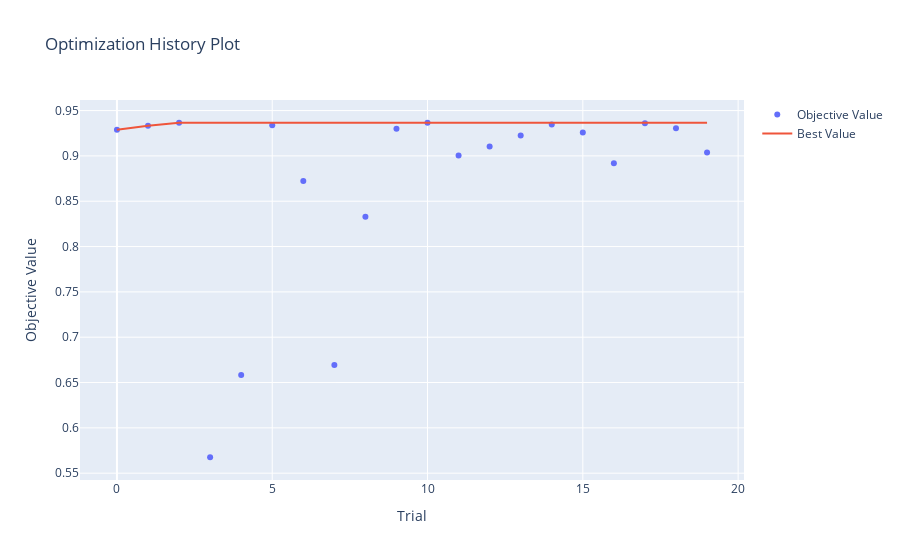

Source (notebook cell):
### Code cell
opt_plot(gb_study, plot=0)

### Figure 1 — Plotly figure (JSON) as saved in the notebook; plotly's stock layout.template omitted (floating-point values rounded to 4 significant figures)
{"data": [{"mode": "markers", "name": "Objective Value", "type": "scatter", "x": [0, 1, 2, 3, 4, 5, 6, 7, 8, 9, 10, 11, 12, 13, 14, 15, 16, 17, 18, 19], "y": [0.9289, 0.9332, 0.9366, 0.5676, 0.6582, 0.9338, 0.8724, 0.6693, 0.8328, 0.9301, 0.9365, 0.9005, 0.9103, 0.9225, 0.9348, 0.9257, 0.8918, 0.9359, 0.9306, 0.9036]}, {"mode": "lines", "name": "Best Value", "type": "scatter", "x": [0, 1, 2, 3, 4, 5, 6, 7, 8, 9, 10, 11, 12, 13, 14, 15, 16, 17, 18, 19], "y": [0.9289, 0.9332, 0.9366, 0.9366, 0.9366, 0.9366, 0.9366, 0.9366, 0.9366, 0.9366, 0.9366, 0.9366, 0.9366, 0.9366, 0.9366, 0.9366, 0.9366, 0.9366, 0.9366, 0.9366]}, {"marker": {"color": "#cccccc"}, "mode": "markers", "name": "Infeasible Trial", "showlegend": false, "type": "scatter", "x": [], "y": []}], "layout": {"title": {"text": "Optimization History Plot"}, "xaxis": {"title": {"text": "Trial"}}, "yaxis": {"title": {"text": "Objective Value"}}}}
